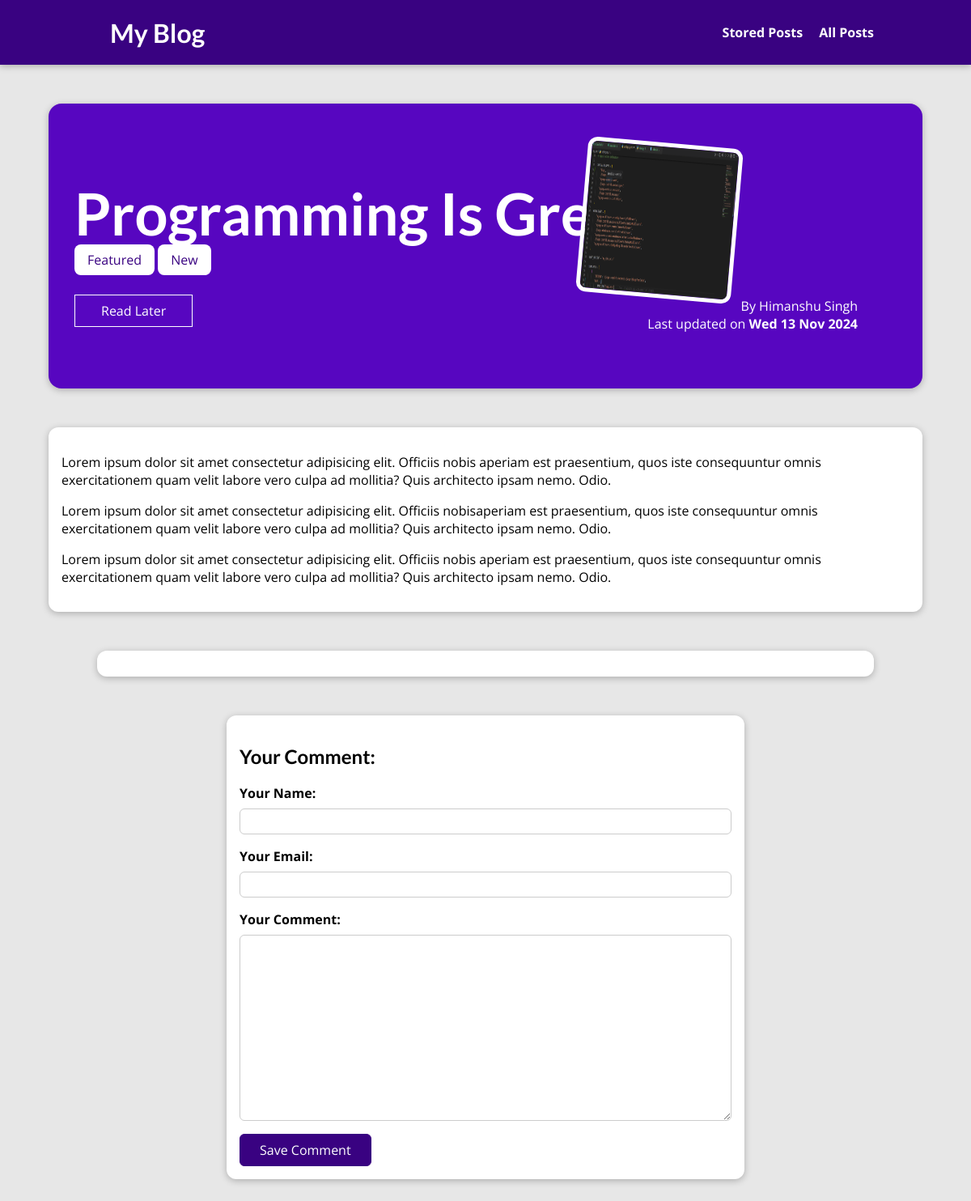
/posts/programming-is-great, run on an earlier commit of the app's database.
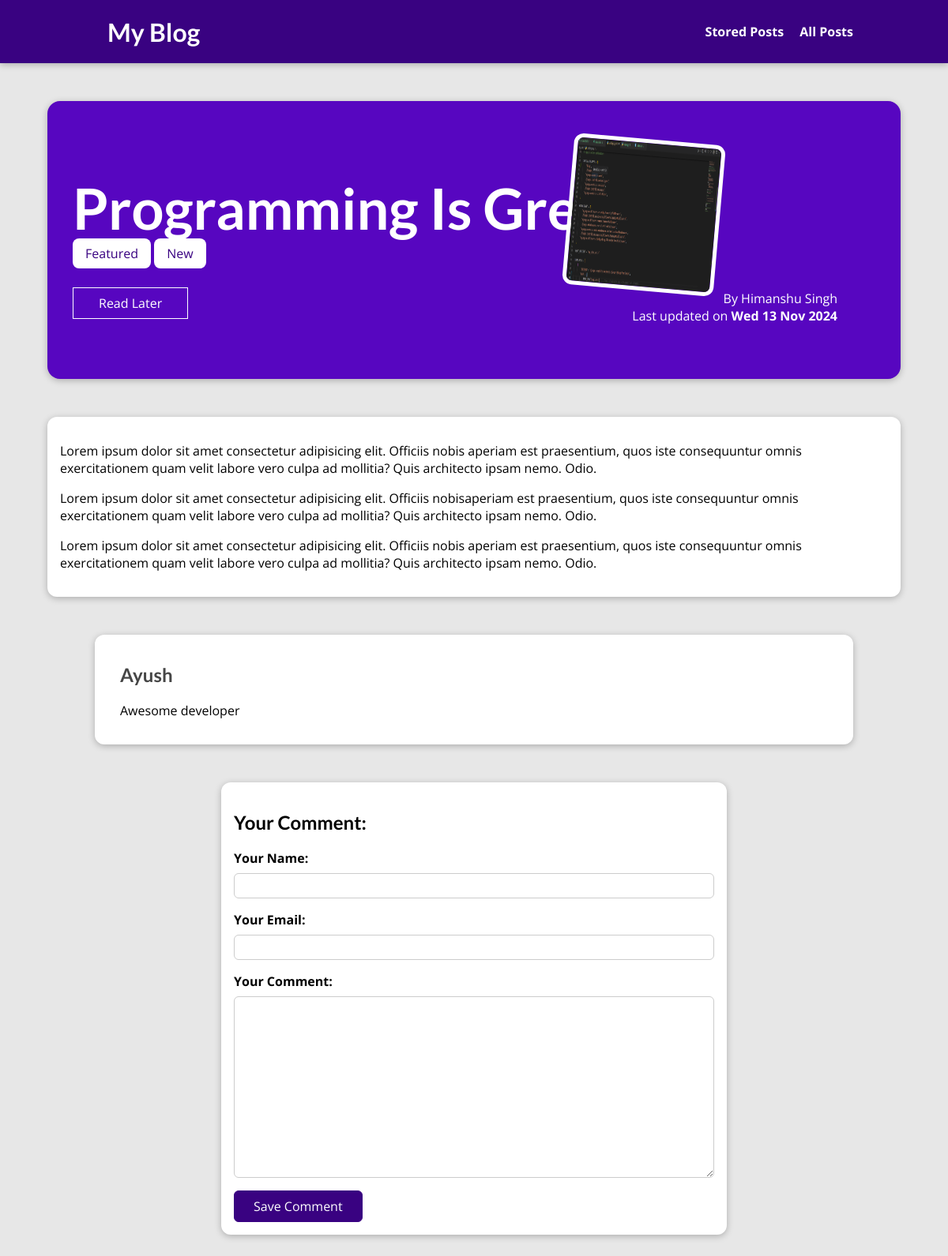
And on a later commit of the database.
### blog/models.py (models this page shows, shortened)
class Post(models.Model):
    title = models.CharField(max_length=150)
    excerpt = models.CharField(max_length=200)
    image = models.ImageField(upload_to="posts", null=True)
    date = models.DateField(auto_now=True)
    slug = models.SlugField(unique=True, db_index=True)
    content = models.TextField(validators = [MinLengthValidator(10)])
    author = models.ForeignKey(Author, on_delete=models.SET_NULL, null=True,  related_name="posts")   #every post had one author but one author could have many posts,we added the author field to the post. OneToMany Relation
    tags = models.ManyToManyField(Tag)

class Tag(models.Model):
    caption = models.CharField(max_length=20)

class Author(models.Model):
    first_name = models.CharField(max_length=100)
    last_name = models.CharField(max_length=100)
    email = models.EmailField()
    def full_name(self):
        return f"{self.first_name} {self.last_name}"
    def __str__(self):
        return self.full_name()

class Comment(models.Model):
    user_name = models.CharField(max_length=120)
    user_email = models.EmailField()
    text = models.TextField(max_length=400)
    post = models.ForeignKey(Post, on_delete=models.CASCADE, related_name="comments")

### blog/views.py (the view, shortened to what this page needs)
# urls.py: path("posts/<slug:slug>", views.SinglePostView.as_view() , name="post-detail-page"), #posts/my-first-post
class SinglePostView(View):
    def is_stored_post(self, request, post_id):
        stored_posts = request.session.get("stored_posts")
        if stored_posts is not None:
            is_saved_for_later = post_id in stored_posts
        else:
            is_saved_for_later = False
        return is_saved_for_later
    def get(self, request, slug):
        post = Post.objects.get(slug=slug)
        context = {
            "post": post,
            "post_tags": post.tags.all(),
            "comment_form": CommentForm(),
            "comments" : post.comments.all().order_by("-id"),
            "saved_for_later" : self.is_stored_post(request, post.id)
            }
        return render(request, "blog/post-detail.html", context)

### blog/forms.py
class CommentForm(forms.ModelForm):
    class Meta:
        model = Comment
        exclude = ["post"]
        labels = {
            "user_name": "Your Name",
            "user_email": "Your Email",
            "text": "Your Comment"
        }

### blog/templates/blog/post-detail.html (shortened to what this page needs)
{% extends "base.html" %} {% load static %}
{% block css_files %}
<link rel="stylesheet" href="{% static "blog\post-detail.css" %}">
{% endblock %}
{%block content%}
<section id="summary">
  <h2>{{ post.title }}</h2>
  <div>
    {% for tag in post_tags %}
      <span class="tag">{{ tag.caption }}</span>
    {% endfor %}
  </div>
  <div id="read-later">
    <form action="{% url "read-later" %}" method="POST">
      <button>Read Later</button>
    </form>
  </div>
  <article>
    <img src="{{ post.image.url }}" alt="{{ post.title }}">
    <adress>By <a href="mailto:{{post.author.email}}">{{ post.author }}</a></adress>
    <div>Last updated on <time> {{post.date|date:"D d M Y"}} </time></div>
  </article>
</section>
<main>
 {{post.content|linebreaks}}
</main>
<section id="comments">
  <ul>
    {% for comment in comments %}
      <li>
        <h2>{{ comment.user_name }}</h2>
        <p>{{ comment.text|linebreaks }}</p>
      </li>
    {% endfor %}
  </ul>
</section>
<section id="comment-form">
  <h2>Your Comment:</h2>
  <form action="{% url "post-detail-page" post.slug %}" method="POST">
    {% for form_field in comment_form %}
      <div class="form-control {% if form_field.errors %}invalid{% endif %}" >
        {{ form_field.label_tag }}
        {{ form_field }}
      </div>
    {% endfor %}
    <button>Save Comment</button>
  </form>
</section>
{% endblock %}

### templates/base.html (shortened to what this page needs)
{% load static %}
<!DOCTYPE html>
<html lang="en">
<head>
    <link rel="stylesheet" href="{% static "app.css" %}">
    {%block css_files %}{%endblock%}
</head>
<body>
    <header id="main-navigation">
        <h1><a href="{% url "starting-page" %}">My Blog</a></h1>
        <nav>
         <a href="{% url "read-later" %}">Stored Posts</a>
         <a href="{% url "post-page" %}">All Posts</a>
        </nav>
     </header>
    {%block content%}
    {%endblock%}
</body>
</html>

### static/app.css (style rules this page uses)
* { box-sizing: border-box; }
html { font-family: 'Open Sans', 'Lato', sans-serif; }
body { margin: 0; }
h1, h2, h3 { font-family: 'Lato', sans-serif; font-weight: bold; }
#main-navigation { width: 100%; height: 5rem; display: flex; justify-content: space-between; align-items: center; padding: 0 10%; position: absolute; top: 0; left: 0; }
#main-navigation a { text-decoration: none; color: white; font-weight: bold; margin-left: 1rem; }

### blog/static/blog/post-detail.css (style rules this page uses)
body { background-color: #e7e7e7; }
#main-navigation { background-color: #390281; box-shadow: 0 2px 8px rgba(0, 0, 0, 0.25); }
#summary { margin: 8rem auto 3rem auto; padding: 2rem; width: 90%; max-width: 90rem; border-radius: 16px; background-color: #5706c0; position: relative; box-shadow: 0 2px 8px rgba(0, 0, 0, 0.25); height: 22rem; }
#summary h2 { color: white; font-size: 4.5rem; margin-bottom: 0.25rem; }
#summary article { position: absolute; top: 2rem; right: 3rem; padding: 1rem 2rem; border-radius: 12px; text-align: right; color: white; }
#summary article img { width: 12rem; height: 12rem; border-radius: 12px; transform: rotateZ(5deg); border: 5px solid white; margin-bottom: 1rem; }
#summary a { color: white; text-decoration: none; }
#summary time { font-weight: bold; }
#read-later { margin: 2rem 0; }
#read-later button { background-color: transparent; border: 1px solid white; padding: 0.5rem 2rem; font: inherit; color: white; cursor: pointer; }
main { width: 90%; max-width: 90rem; margin: 3rem auto; background-color: white; padding: 1rem; border-radius: 12px; box-shadow: 0 2px 8px rgba(0, 0, 0, 0.25); }
.tag { background-color: white; color: #390281; padding: 0.5rem 1rem; border-radius: 8px; }
#comment-form { margin: 3rem auto; width: 90%; max-width: 40rem; border-radius: 12px; background-color: white; box-shadow: 0 2px 8px rgba(0, 0, 0, 0.25); padding: 1rem; }
#comment-form button { font: inherit; background-color: #390281; color: white; border: 1px solid #390281; padding: 0.5rem 1.5rem; border-radius: 6px; cursor: pointer; }
.form-control { margin-bottom: 1rem; }
.form-control label { font-weight: bold; margin-bottom: 0.5rem; display: block; }
.form-control input, .form-control textarea { display: block; width: 100%; font: inherit; padding: 0.25rem; border-radius: 6px; border: 1px solid #ccc; }
#comments { margin: 3rem auto; width: 90%; max-width: 60rem; border-radius: 12px; background-color: white; box-shadow: 0 2px 8px rgba(0, 0, 0, 0.25); padding: 1rem 2rem; }
#comments ul { list-style: none; margin: 0; padding: 0; }
#comments li { margin-bottom: 1rem; border-bottom: 2px solid #ccc; }
#comments li:last-of-type { border-bottom: none; }
#comments h2 { color: #464646; }

What changed in the data, as far as the page shows it:
added Comment: user_name "Ayush", text "Awesome developer"
